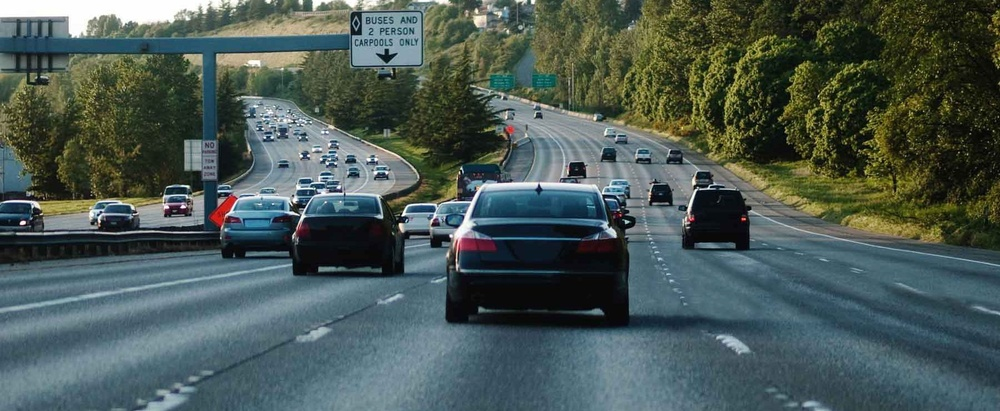
#> input picture highway-5c6e5194c9e77c0001cda269.jpg, 1000 x 411 px, shrunk from 1800 x 740 before the run
$ python carTrackerInImage.py
#> lines starting #> are read from the running program, lines starting #| are printed output that depends on the picture; after the words box and inside, x2 and y2 are one past the last pixel; in counts of white or black regions, pixels touching at a corner belong together
import cv2

# our pre-trained car classifier
classifier_file='car_detector.xml'

# create opencv image
img=cv2.imread('highway-5c6e5194c9e77c0001cda269.jpg')
#> img is the input picture: shape (411, 1000, 3); mean B, G, R 84.7, 89.1, 74.5
grayscalled_img=cv2.cvtColor(img,cv2.COLOR_BGR2GRAY)
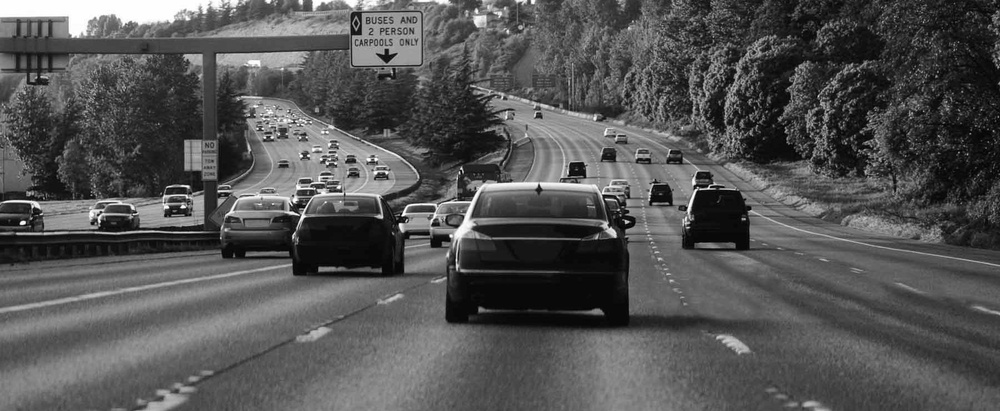
#> grayscalled_img: shape (411, 1000); min 0, max 255, mean 84.2

# create car classifier
car_tracker=cv2.CascadeClassifier(classifier_file)

# detect cars
cars_coordinates=car_tracker.detectMultiScale(grayscalled_img)
#> cars_coordinates = [[369, 161, 26, 26], [154, 183, 46, 46], [646, 125, 146, 146], [376, 77, 318, 318]]
print(cars_coordinates)
#| [[369 161  26  26]
#|  [154 183  46  46]
#|  [646 125 146 146]
#|  [376  77 318 318]]

for (x,y,w,h) in cars_coordinates:
    cv2.rectangle(img,(x,y),(x+h,y+h),(0,255,0),2)
#> this loop made 4 passes
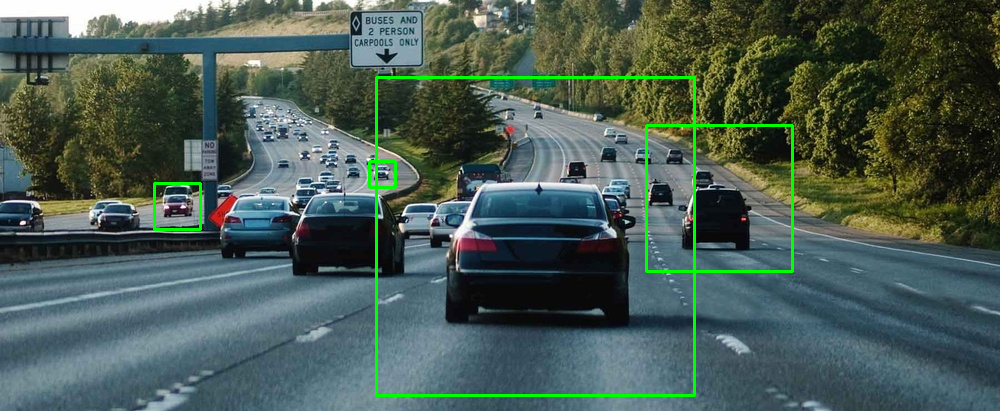
#> img: shape (411, 1000, 3); 1.55% of pixels changed, all inside (x1, y1, x2, y2) = (153, 76, 794, 397)

# display the image with the faces spotted
cv2.imshow('Gaurav Bora Car Detector', img)

# dont autoclose (wait  here in the code and listen for a key press)
cv2.waitKey()
